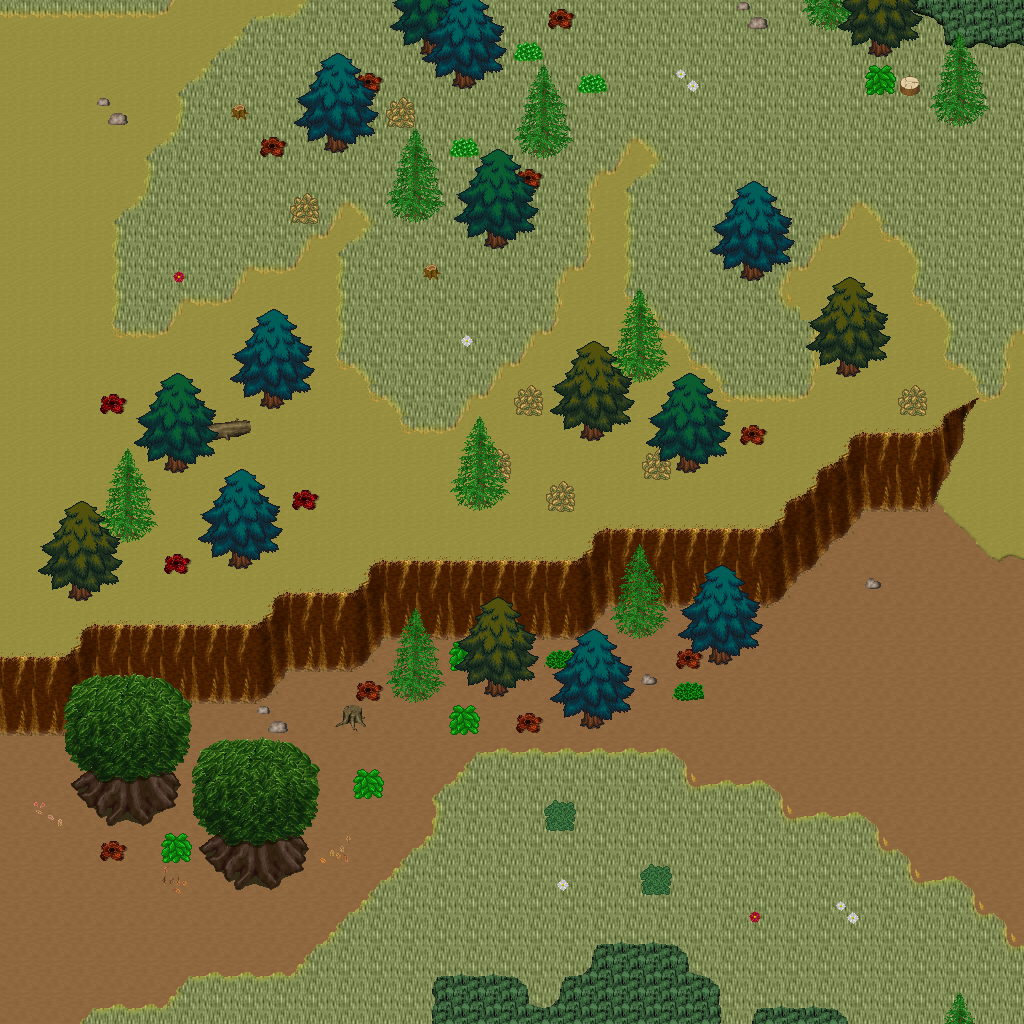

The image is a tile-based game level rendered from a .tmx file. Its description and source (layers, tilesets, objects; grid data summarised) follow:
An orthogonal 32x32 tile map with 32x32 px tiles, 5 tile layers (Ground, Objects, Objects2, Above, ...), 1 hidden layer not drawn, 48 tilesets.

<map version="1.10" tiledversion="1.11.0" orientation="orthogonal" renderorder="right-down" width="32" height="32" tilewidth="32" tileheight="32" infinite="0" nextlayerid="11" nextobjectid="1">
 <tileset firstgid="1" name="ground_ground" tilewidth="32" tileheight="32" tilecount="33" columns="3">
  <image source="../drawable/ground_ground.png" width="96" height="352" />
 </tileset>
 <tileset firstgid="34" name="ground_ground_2" tilewidth="32" tileheight="32" tilecount="4" columns="4">
  <image source="../drawable/ground_ground_2.png" width="128" height="32" />
 </tileset>
 <tileset firstgid="38" name="ground_ridge_earth_dark" tilewidth="32" tileheight="32" tilecount="96" columns="12">
  <image source="../drawable/ground_ridge_earth_dark.png" width="384" height="256" />
 </tileset>
 <tileset firstgid="134" name="plant_grasses" tilewidth="32" tileheight="32" tilecount="6" columns="3">
  <image source="../drawable/plant_grasses.png" width="96" height="64" />
 </tileset>
 <tileset firstgid="140" name="plant_bush_bushes" tilewidth="32" tileheight="32" tilecount="10" columns="5">
  <image source="../drawable/plant_bush_bushes.png" width="160" height="64" />
 </tileset>
 <tileset firstgid="150" name="plant_flower_daisy_white" tilewidth="32" tileheight="32" tilecount="8" columns="2">
  <image source="../drawable/plant_flower_daisy_white.png" width="64" height="128" />
 </tileset>
 <tileset firstgid="158" name="building_fence_fence_chunky" tilewidth="32" tileheight="32" tilecount="21" columns="3">
  <image source="../drawable/building_fence_fence_chunky.png" width="96" height="224" />
 </tileset>
 <tileset firstgid="179" name="ground_rock_rocks_2" tilewidth="32" tileheight="32" tilecount="4" columns="2">
  <image source="../drawable/ground_rock_rocks_2.png" width="64" height="64" />
 </tileset>
 <tileset firstgid="183" name="building_roof_green" tilewidth="32" tileheight="32" tilecount="20" columns="5">
  <image source="../drawable/building_roof_green.png" width="160" height="128" />
 </tileset>
 <tileset firstgid="203" name="building_wall_wall_brown" tilewidth="32" tileheight="32" tilecount="12" columns="3">
  <image source="../drawable/building_wall_wall_brown.png" width="96" height="128" />
 </tileset>
 <tileset firstgid="215" name="plant_flower_daisy_red" tilewidth="32" tileheight="32" tilecount="8" columns="2">
  <image source="../drawable/plant_flower_daisy_red.png" width="64" height="128" />
 </tileset>
 <tileset firstgid="223" name="item_corpse_huge_animal" tilewidth="32" tileheight="32" tilecount="16" columns="2">
  <image source="../drawable/item_corpse_huge_animal.png" width="64" height="256" />
 </tileset>
 <tileset firstgid="239" name="plant_stump_rectangular" tilewidth="32" tileheight="32" tilecount="4" columns="2">
  <image source="../drawable/plant_stump_rectangular.png" width="64" height="64" />
 </tileset>
 <tileset firstgid="243" name="ground_rock_pebbles" tilewidth="32" tileheight="32" tilecount="3" columns="1">
  <image source="../drawable/ground_rock_pebbles.png" width="32" height="96" />
 </tileset>
 <tileset firstgid="246" name="plant_tree_tree_green" tilewidth="32" tileheight="32" tilecount="88" columns="8">
  <image source="../drawable/plant_tree_tree_green.png" width="256" height="352" />
 </tileset>
 <tileset firstgid="334" name="item_pot_dark_barrel" tilewidth="32" tileheight="32" tilecount="2" columns="1">
  <image source="../drawable/item_pot_dark_barrel.png" width="32" height="64" />
 </tileset>
 <tileset firstgid="336" name="plant_leaves" tilewidth="32" tileheight="32" tilecount="8" columns="4">
  <image source="../drawable/plant_leaves.png" width="128" height="64" />
 </tileset>
 <tileset firstgid="344" name="item_statue_cross" tilewidth="32" tileheight="32" tilecount="1" columns="1">
  <image source="../drawable/item_statue_cross.png" width="32" height="32" />
 </tileset>
 <tileset firstgid="345" name="ground_ladder_vertical_dark" tilewidth="32" tileheight="32" tilecount="3" columns="3">
  <image source="../drawable/ground_ladder_vertical_dark.png" width="96" height="32" />
 </tileset>
 <tileset firstgid="348" name="furniture_light_dark_torch" tilewidth="32" tileheight="32" tilecount="8" columns="2">
  <image source="../drawable/furniture_light_dark_torch.png" width="64" height="128" />
 </tileset>
 <tileset firstgid="356" name="building_door_door_n" tilewidth="32" tileheight="32" tilecount="6" columns="3">
  <image source="../drawable/building_door_door_n.png" width="96" height="64" />
 </tileset>
 <tileset firstgid="362" name="building_window_window_long" tilewidth="32" tileheight="32" tilecount="3" columns="3">
  <image source="../drawable/building_window_window_long.png" width="96" height="32" />
 </tileset>
 <tileset firstgid="365" name="building_roof_yellow" tilewidth="32" tileheight="32" tilecount="20" columns="5">
  <image source="../drawable/building_roof_yellow.png" width="160" height="128" />
 </tileset>
 <tileset firstgid="385" name="plant_vine" tilewidth="32" tileheight="32" tilecount="3" columns="1">
  <image source="../drawable/plant_vine.png" width="32" height="96" />
 </tileset>
 <tileset firstgid="388" name="logic_portal" tilewidth="32" tileheight="32" tilecount="24" columns="8">
  <image source="../drawable/logic_portal.png" width="256" height="96" />
 </tileset>
 <tileset firstgid="412" name="logic_collision" tilewidth="32" tileheight="32" tilecount="1" columns="1">
  <image source="../drawable/logic_collision.png" width="32" height="32" />
 </tileset>
 <tileset firstgid="413" name="logic_protection" tilewidth="32" tileheight="32" tilecount="2" columns="2">
  <image source="../drawable/logic_protection.png" width="64" height="32" />
 </tileset>
 <tileset firstgid="415" name="ground_green_paving" tilewidth="32" tileheight="32" tilecount="18" columns="3">
  <image source="../drawable/ground_green_paving.png" width="96" height="192" />
 </tileset>
 <tileset firstgid="433" name="ground_grass_2" tilewidth="32" tileheight="32" tilecount="21" columns="3">
  <image source="../drawable/ground_grass_2.png" width="96" height="224" />
 </tileset>
 <tileset firstgid="454" name="ground_earth_edges" tilewidth="32" tileheight="32" tilecount="18" columns="6">
  <image source="../drawable/ground_earth_edges.png" width="192" height="96" />
 </tileset>
 <tileset firstgid="472" name="ground_grass_corners" tilewidth="32" tileheight="32" tilecount="24" columns="6">
  <image source="../drawable/ground_grass_corners.png" width="192" height="128" />
 </tileset>
 <tileset firstgid="496" name="ground_earth_edges_yellowgreen" tilewidth="32" tileheight="32" tilecount="15" columns="5">
  <image source="../drawable/ground_earth_edges_yellowgreen.png" width="160" height="96" />
 </tileset>
 <tileset firstgid="511" name="ground_water_pool" tilewidth="32" tileheight="32" tilecount="72" columns="3">
  <image source="../drawable/ground_water_pool.png" width="96" height="768" />
 </tileset>
 <tileset firstgid="583" name="building_house_pink_blue" tilewidth="32" tileheight="32" tilecount="99" columns="11">
  <image source="../drawable/building_house_pink_blue.png" width="352" height="288" />
 </tileset>
 <tileset firstgid="682" name="plant_flower_foxgloves" tilewidth="32" tileheight="32" tilecount="4" columns="2">
  <image source="../drawable/plant_flower_foxgloves.png" width="64" height="64" />
 </tileset>
 <tileset firstgid="686" name="plant_tree_evergreen" tilewidth="32" tileheight="32" tilecount="36" columns="3">
  <image source="../drawable/plant_tree_evergreen.png" width="96" height="384" />
 </tileset>
 <tileset firstgid="722" name="plant_tree_spruce" tilewidth="32" tileheight="32" tilecount="6" columns="2">
  <image source="../drawable/plant_tree_spruce.png" width="64" height="96" />
 </tileset>
 <tileset firstgid="728" name="plant_bush_large_green" tilewidth="32" tileheight="32" tilecount="9" columns="3">
  <image source="../drawable/plant_bush_large_green.png" width="96" height="96" />
 </tileset>
 <tileset firstgid="737" name="plant_stump_hollow_logs" tilewidth="32" tileheight="32" tilecount="6" columns="3">
  <image source="../drawable/plant_stump_hollow_logs.png" width="96" height="64" />
 </tileset>
 <tileset firstgid="743" name="plant_stump_small_stump" tilewidth="32" tileheight="32" tilecount="4" columns="2">
  <image source="../drawable/plant_stump_small_stump.png" width="64" height="64" />
 </tileset>
 <tileset firstgid="747" name="plant_bush_bush_pinks" tilewidth="32" tileheight="32" tilecount="4" columns="2">
  <image source="../drawable/plant_bush_bush_pinks.png" width="64" height="64" />
 </tileset>
 <tileset firstgid="751" name="building_outhouse" tilewidth="32" tileheight="32" tilecount="12" columns="3">
  <image source="../drawable/building_outhouse.png" width="96" height="128" />
 </tileset>
 <tileset firstgid="763" name="item_pot_wooden_bins" tilewidth="32" tileheight="32" tilecount="4" columns="2">
  <image source="../drawable/item_pot_wooden_bins.png" width="64" height="64" />
 </tileset>
 <tileset firstgid="767" name="ground_dry_grass" tilewidth="32" tileheight="32" tilecount="54" columns="9">
  <image source="../drawable/ground_dry_grass.png" width="288" height="192" />
 </tileset>
 <tileset firstgid="821" name="ground_grass_edges" tilewidth="32" tileheight="32" tilecount="36" columns="12">
  <image source="../drawable/ground_grass_edges.png" width="384" height="96" />
 </tileset>
 <tileset firstgid="857" name="light_light_1x1" tilewidth="32" tileheight="32" tilecount="3" columns="3">
  <image source="../drawable/light_light_1x1.png" width="96" height="32" />
 </tileset>
 <tileset firstgid="860" name="building_huts" tilewidth="32" tileheight="32" tilecount="338" columns="26">
  <image source="../drawable/building_huts.png" width="832" height="416" />
 </tileset>
 <tileset firstgid="1198" name="light_door_light" tilewidth="32" tileheight="32" tilecount="12" columns="3">
  <image source="../drawable/light_door_light.png" width="96" height="128" />
 </tileset>
 <layer id="1" name="Ground" width="32" height="32">
  <data>[1024 cells, 1024 non-empty, 4 distinct tile ids]</data>
 </layer>
 <layer id="2" name="Objects" width="32" height="32">
  <data>[1024 cells, 366 non-empty, 69 distinct tile ids]</data>
 </layer>
 <layer id="3" name="Objects2" width="32" height="32">
  <data>[1024 cells, 4 non-empty, 3 distinct tile ids]</data>
 </layer>
 <layer id="4" name="Above" width="32" height="32">
  <data>[1024 cells, 100 non-empty, 30 distinct tile ids]</data>
 </layer>
 <layer id="5" name="Above2" width="32" height="32">
  <data>[1024 cells, 104 non-empty, 17 distinct tile ids]</data>
 </layer>
 <layer id="6" name="Walkable" width="32" height="32" visible="0">
  <data>[1024 cells, 165 non-empty, 1 distinct tile ids]</data>
 </layer>
 <objectgroup id="7" name="Mapevents" />
 <objectgroup id="8" name="Spawn" />
 <objectgroup id="9" name="Keys" />
 <objectgroup id="10" name="Replace" />
</map>
